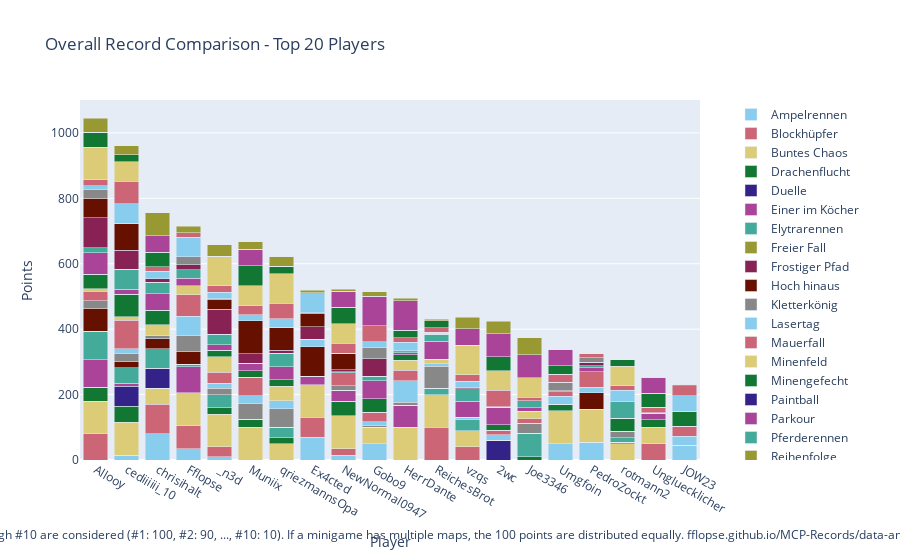

The notebook cell this image was saved under:
### Code cell
import plotly.graph_objects as go

# Sum all columns to get the total score
outDf['Total'] = outDf.sum(axis=1)

# Sort by total score and fill N/A values with 0
outDf = outDf.sort_values(by='Total', ascending=False).fillna(0)

# Crop to top 10 players
cropDf = outDf.head(20).copy()

# Drop the 'Total' column for plotting
cropDf = cropDf.drop(columns=['Total'])

# Create a color palette
color_palette = px.colors.qualitative.Safe

# Create the stacked bar plot
fig = go.Figure()

cropDf = remove_duplicate_columns(cropDf)

for column in cropDf.columns.difference(['Player']):
    fig.add_trace(go.Bar(
        x=cropDf.index,
        y=cropDf[column],
        name=column,
        marker_color=color_palette[len(fig.data) % len(color_palette)]
    ))

# Update layout
fig.update_layout(
    barmode='stack',
    title='Overall Record Comparison - Top 20 Players',
    xaxis=dict(title='Player'),
    yaxis=dict(title='Points'),
    #height=800,
    #width=1000,
    legend=dict(
        x=1.05,
        y=0.5,
        traceorder='normal',
        font=dict(size=12),
        bgcolor='rgba(255, 255, 255, 0)',
        bordercolor='rgba(0, 0, 0, 0)'
    ),
    margin=dict(r=200),  # Adjust right margin to make room for the legend
    annotations=[
        dict(
            x=0.5,
            y=-0.235,
            xref='paper',
            yref='paper',
            text='Max 100 points per minigame. Records #1 through #10 are considered (#1: 100, #2: 90, ..., #10: 10). If a minigame has multiple maps, the 100 points are distributed equally. fflopse.github.io/MCP-Records/data-analysis/global-ranking.ipynb',
            showarrow=False,
            font=dict(size=12),
            xanchor='center'
        )
    ]
)

fig.show()

# save the plot as an html file

fig.write_html('out/overall_record_comparison.html')

### Figure 1 — Plotly figure (JSON) as saved in the notebook; plotly's stock layout.template omitted (floating-point values rounded to 4 significant figures)
{"data": [{"marker": {"color": "rgb(136, 204, 238)"}, "name": "Ampelrennen", "type": "bar", "x": ["Allooy", "cediiiiii_10", "chrisihalt", "Fflopse", "_n3d", "Muniix", "qriezmannsOpa", "Ex4cted", "NewNormal0947", "Gobo9", "HerrDante", "ReichesBrot", "vzqs", "2wc", "Joe3346", "Umgfoin", "PedroZockt", "rotmann2", "Ungluecklicher", "JOW23"], "y": [0.0, 15.0, 80.0, 35.0, 10.0, 0.0, 0.0, 70.0, 15.0, 50.0, 0.0, 0.0, 0.0, 0.0, 0.0, 50.0, 55.0, 0.0, 0.0, 45.0]}, {"marker": {"color": "rgb(204, 102, 119)"}, "name": "Blockhüpfer", "type": "bar", "x": ["Allooy", "cediiiiii_10", "chrisihalt", "Fflopse", "_n3d", "Muniix", "qriezmannsOpa", "Ex4cted", "NewNormal0947", "Gobo9", "HerrDante", "ReichesBrot", "vzqs", "2wc", "Joe3346", "Umgfoin", "PedroZockt", "rotmann2", "Ungluecklicher", "JOW23"], "y": [80.0, 0.0, 90.0, 70.0, 30.0, 0.0, 0.0, 60.0, 20.0, 0.0, 0.0, 100.0, 40.0, 0.0, 0.0, 0.0, 0.0, 0.0, 50.0, 0.0]}, {"marker": {"color": "rgb(221, 204, 119)"}, "name": "Buntes Chaos", "type": "bar", "x": ["Allooy", "cediiiiii_10", "chrisihalt", "Fflopse", "_n3d", "Muniix", "qriezmannsOpa", "Ex4cted", "NewNormal0947", "Gobo9", "HerrDante", "ReichesBrot", "vzqs", "2wc", "Joe3346", "Umgfoin", "PedroZockt", "rotmann2", "Ungluecklicher", "JOW23"], "y": [100.0, 100.0, 50.0, 100.0, 100.0, 100.0, 50.0, 100.0, 100.0, 50.0, 100.0, 100.0, 50.0, 0.0, 0.0, 100.0, 100.0, 50.0, 50.0, 0.0]}, {"marker": {"color": "rgb(17, 119, 51)"}, "name": "Drachenflucht", "type": "bar", "x": ["Allooy", "cediiiiii_10", "chrisihalt", "Fflopse", "_n3d", "Muniix", "qriezmannsOpa", "Ex4cted", "NewNormal0947", "Gobo9", "HerrDante", "ReichesBrot", "vzqs", "2wc", "Joe3346", "Umgfoin", "PedroZockt", "rotmann2", "Ungluecklicher", "JOW23"], "y": [42.5, 50.0, 0.0, 0.0, 20.0, 25.0, 17.5, 0.0, 45.0, 0.0, 0.0, 0.0, 0.0, 0.0, 10.0, 20.0, 0.0, 5.0, 22.5, 0.0]}, {"marker": {"color": "rgb(51, 34, 136)"}, "name": "Duelle", "type": "bar", "x": ["Allooy", "cediiiiii_10", "chrisihalt", "Fflopse", "_n3d", "Muniix", "qriezmannsOpa", "Ex4cted", "NewNormal0947", "Gobo9", "HerrDante", "ReichesBrot", "vzqs", "2wc", "Joe3346", "Umgfoin", "PedroZockt", "rotmann2", "Ungluecklicher", "JOW23"], "y": [0.0, 60.0, 60.0, 0.0, 0.0, 0.0, 0.0, 0.0, 0.0, 0.0, 0.0, 0.0, 0.0, 60.0, 0.0, 0.0, 0.0, 0.0, 0.0, 0.0]}, {"marker": {"color": "rgb(170, 68, 153)"}, "name": "Einer im Köcher", "type": "bar", "x": ["Allooy", "cediiiiii_10", "chrisihalt", "Fflopse", "_n3d", "Muniix", "qriezmannsOpa", "Ex4cted", "NewNormal0947", "Gobo9", "HerrDante", "ReichesBrot", "vzqs", "2wc", "Joe3346", "Umgfoin", "PedroZockt", "rotmann2", "Ungluecklicher", "JOW23"], "y": [83.33, 10.0, 0.0, 80.0, 0.0, 0.0, 0.0, 26.67, 33.33, 0.0, 66.67, 0.0, 0.0, 0.0, 0.0, 0.0, 0.0, 0.0, 20.0, 0.0]}, {"marker": {"color": "rgb(68, 170, 153)"}, "name": "Elytrarennen", "type": "bar", "x": ["Allooy", "cediiiiii_10", "chrisihalt", "Fflopse", "_n3d", "Muniix", "qriezmannsOpa", "Ex4cted", "NewNormal0947", "Gobo9", "HerrDante", "ReichesBrot", "vzqs", "2wc", "Joe3346", "Umgfoin", "PedroZockt", "rotmann2", "Ungluecklicher", "JOW23"], "y": [87.5, 47.5, 60.0, 7.5, 40.0, 0.0, 32.5, 0.0, 0.0, 0.0, 0.0, 20.0, 32.5, 0.0, 72.5, 0.0, 0.0, 12.5, 0.0, 0.0]}, {"marker": {"color": "rgb(153, 153, 51)"}, "name": "Freier Fall", "type": "bar", "x": ["Allooy", "cediiiiii_10", "chrisihalt", "Fflopse", "_n3d", "Muniix", "qriezmannsOpa", "Ex4cted", "NewNormal0947", "Gobo9", "HerrDante", "ReichesBrot", "vzqs", "2wc", "Joe3346", "Umgfoin", "PedroZockt", "rotmann2", "Ungluecklicher", "JOW23"], "y": [0.0, 0.0, 0.0, 0.0, 0.0, 0.0, 0.0, 0.0, 0.0, 0.0, 0.0, 0.0, 0.0, 0.0, 0.0, 0.0, 0.0, 0.0, 0.0, 0.0]}, {"marker": {"color": "rgb(136, 34, 85)"}, "name": "Frostiger Pfad", "type": "bar", "x": ["Allooy", "cediiiiii_10", "chrisihalt", "Fflopse", "_n3d", "Muniix", "qriezmannsOpa", "Ex4cted", "NewNormal0947", "Gobo9", "HerrDante", "ReichesBrot", "vzqs", "2wc", "Joe3346", "Umgfoin", "PedroZockt", "rotmann2", "Ungluecklicher", "JOW23"], "y": [0.0, 0.0, 0.0, 0.0, 0.0, 0.0, 0.0, 0.0, 0.0, 0.0, 0.0, 0.0, 0.0, 0.0, 0.0, 0.0, 0.0, 0.0, 0.0, 0.0]}, {"marker": {"color": "rgb(102, 17, 0)"}, "name": "Hoch hinaus", "type": "bar", "x": ["Allooy", "cediiiiii_10", "chrisihalt", "Fflopse", "_n3d", "Muniix", "qriezmannsOpa", "Ex4cted", "NewNormal0947", "Gobo9", "HerrDante", "ReichesBrot", "vzqs", "2wc", "Joe3346", "Umgfoin", "PedroZockt", "rotmann2", "Ungluecklicher", "JOW23"], "y": [70.0, 20.0, 30.0, 40.0, 0.0, 0.0, 0.0, 90.0, 0.0, 0.0, 0.0, 0.0, 0.0, 0.0, 0.0, 0.0, 50.0, 0.0, 0.0, 0.0]}, {"marker": {"color": "rgb(136, 136, 136)"}, "name": "Kletterkönig", "type": "bar", "x": ["Allooy", "cediiiiii_10", "chrisihalt", "Fflopse", "_n3d", "Muniix", "qriezmannsOpa", "Ex4cted", "NewNormal0947", "Gobo9", "HerrDante", "ReichesBrot", "vzqs", "2wc", "Joe3346", "Umgfoin", "PedroZockt", "rotmann2", "Ungluecklicher", "JOW23"], "y": [23.33, 23.33, 10.0, 46.67, 20.0, 46.67, 56.67, 0.0, 13.33, 6.667, 10.0, 66.67, 0.0, 0.0, 30.0, 0.0, 0.0, 20.0, 0.0, 0.0]}, {"marker": {"color": "rgb(136, 204, 238)"}, "name": "Lasertag", "type": "bar", "x": ["Allooy", "cediiiiii_10", "chrisihalt", "Fflopse", "_n3d", "Muniix", "qriezmannsOpa", "Ex4cted", "NewNormal0947", "Gobo9", "HerrDante", "ReichesBrot", "vzqs", "2wc", "Joe3346", "Umgfoin", "PedroZockt", "rotmann2", "Ungluecklicher", "JOW23"], "y": [0.0, 15.0, 0.0, 60.0, 15.0, 25.0, 25.0, 22.5, 0.0, 10.0, 65.0, 7.5, 7.5, 17.5, 0.0, 25.0, 17.5, 0.0, 0.0, 27.5]}, {"marker": {"color": "rgb(204, 102, 119)"}, "name": "Mauerfall", "type": "bar", "x": ["Allooy", "cediiiiii_10", "chrisihalt", "Fflopse", "_n3d", "Muniix", "qriezmannsOpa", "Ex4cted", "NewNormal0947", "Gobo9", "HerrDante", "ReichesBrot", "vzqs", "2wc", "Joe3346", "Umgfoin", "PedroZockt", "rotmann2", "Ungluecklicher", "JOW23"], "y": [30.0, 86.67, 0.0, 66.67, 33.33, 56.67, 0.0, 0.0, 40.0, 30.0, 33.33, 0.0, 0.0, 13.33, 13.33, 13.33, 46.67, 0.0, 0.0, 30.0]}, {"marker": {"color": "rgb(221, 204, 119)"}, "name": "Minenfeld", "type": "bar", "x": ["Allooy", "cediiiiii_10", "chrisihalt", "Fflopse", "_n3d", "Muniix", "qriezmannsOpa", "Ex4cted", "NewNormal0947", "Gobo9", "HerrDante", "ReichesBrot", "vzqs", "2wc", "Joe3346", "Umgfoin", "PedroZockt", "rotmann2", "Ungluecklicher", "JOW23"], "y": [6.667, 10.0, 33.33, 26.67, 46.67, 0.0, 43.33, 0.0, 0.0, 0.0, 30.0, 13.33, 0.0, 0.0, 23.33, 0.0, 0.0, 0.0, 0.0, 0.0]}, {"marker": {"color": "rgb(17, 119, 51)"}, "name": "Minengefecht", "type": "bar", "x": ["Allooy", "cediiiiii_10", "chrisihalt", "Fflopse", "_n3d", "Muniix", "qriezmannsOpa", "Ex4cted", "NewNormal0947", "Gobo9", "HerrDante", "ReichesBrot", "vzqs", "2wc", "Joe3346", "Umgfoin", "PedroZockt", "rotmann2", "Ungluecklicher", "JOW23"], "y": [45.0, 70.0, 45.0, 0.0, 20.0, 20.0, 20.0, 0.0, 0.0, 40.0, 17.5, 0.0, 0.0, 17.5, 0.0, 0.0, 0.0, 40.0, 0.0, 45.0]}, {"marker": {"color": "rgb(51, 34, 136)"}, "name": "Paintball", "type": "bar", "x": ["Allooy", "cediiiiii_10", "chrisihalt", "Fflopse", "_n3d", "Muniix", "qriezmannsOpa", "Ex4cted", "NewNormal0947", "Gobo9", "HerrDante", "ReichesBrot", "vzqs", "2wc", "Joe3346", "Umgfoin", "PedroZockt", "rotmann2", "Ungluecklicher", "JOW23"], "y": [0.0, 0.0, 0.0, 0.0, 0.0, 0.0, 0.0, 0.0, 0.0, 0.0, 0.0, 0.0, 0.0, 0.0, 0.0, 0.0, 0.0, 0.0, 0.0, 0.0]}, {"marker": {"color": "rgb(170, 68, 153)"}, "name": "Parkour", "type": "bar", "x": ["Allooy", "cediiiiii_10", "chrisihalt", "Fflopse", "_n3d", "Muniix", "qriezmannsOpa", "Ex4cted", "NewNormal0947", "Gobo9", "HerrDante", "ReichesBrot", "vzqs", "2wc", "Joe3346", "Umgfoin", "PedroZockt", "rotmann2", "Ungluecklicher", "JOW23"], "y": [65.0, 15.0, 50.0, 22.5, 17.5, 22.5, 40.0, 0.0, 0.0, 55.0, 5.0, 55.0, 50.0, 52.5, 10.0, 0.0, 12.5, 0.0, 0.0, 0.0]}, {"marker": {"color": "rgb(68, 170, 153)"}, "name": "Pferderennen", "type": "bar", "x": ["Allooy", "cediiiiii_10", "chrisihalt", "Fflopse", "_n3d", "Muniix", "qriezmannsOpa", "Ex4cted", "NewNormal0947", "Gobo9", "HerrDante", "ReichesBrot", "vzqs", "2wc", "Joe3346", "Umgfoin", "PedroZockt", "rotmann2", "Ungluecklicher", "JOW23"], "y": [15.0, 60.0, 35.0, 26.67, 31.67, 0.0, 41.67, 0.0, 3.333, 15.0, 3.333, 21.67, 38.33, 0.0, 21.67, 3.333, 6.667, 50.0, 0.0, 0.0]}, {"marker": {"color": "rgb(153, 153, 51)"}, "name": "Reihenfolge", "type": "bar", "x": ["Allooy", "cediiiiii_10", "chrisihalt", "Fflopse", "_n3d", "Muniix", "qriezmannsOpa", "Ex4cted", "NewNormal0947", "Gobo9", "HerrDante", "ReichesBrot", "vzqs", "2wc", "Joe3346", "Umgfoin", "PedroZockt", "rotmann2", "Ungluecklicher", "JOW23"], "y": [0.0, 0.0, 0.0, 0.0, 0.0, 0.0, 0.0, 0.0, 0.0, 0.0, 0.0, 0.0, 0.0, 0.0, 0.0, 0.0, 0.0, 0.0, 0.0, 0.0]}, {"marker": {"color": "rgb(136, 34, 85)"}, "name": "Replika", "type": "bar", "x": ["Allooy", "cediiiiii_10", "chrisihalt", "Fflopse", "_n3d", "Muniix", "qriezmannsOpa", "Ex4cted", "NewNormal0947", "Gobo9", "HerrDante", "ReichesBrot", "vzqs", "2wc", "Joe3346", "Umgfoin", "PedroZockt", "rotmann2", "Ungluecklicher", "JOW23"], "y": [92.12, 59.58, 11.53, 14.92, 77.03, 29.66, 8.983, 38.73, 6.695, 53.56, 2.881, 2.966, 1.949, 2.542, 0.4237, 0.0, 10.93, 1.017, 0.1695, 0.5085]}, {"marker": {"color": "rgb(102, 17, 0)"}, "name": "Runterpurzeln", "type": "bar", "x": ["Allooy", "cediiiiii_10", "chrisihalt", "Fflopse", "_n3d", "Muniix", "qriezmannsOpa", "Ex4cted", "NewNormal0947", "Gobo9", "HerrDante", "ReichesBrot", "vzqs", "2wc", "Joe3346", "Umgfoin", "PedroZockt", "rotmann2", "Ungluecklicher", "JOW23"], "y": [60.0, 80.0, 0.0, 0.0, 30.0, 100.0, 70.0, 40.0, 50.0, 0.0, 0.0, 0.0, 0.0, 0.0, 0.0, 0.0, 0.0, 0.0, 0.0, 0.0]}, {"marker": {"color": "rgb(136, 136, 136)"}, "name": "Sammelwahn", "type": "bar", "x": ["Allooy", "cediiiiii_10", "chrisihalt", "Fflopse", "_n3d", "Muniix", "qriezmannsOpa", "Ex4cted", "NewNormal0947", "Gobo9", "HerrDante", "ReichesBrot", "vzqs", "2wc", "Joe3346", "Umgfoin", "PedroZockt", "rotmann2", "Ungluecklicher", "JOW23"], "y": [27.86, 2.143, 0.0, 25.0, 1.667, 0.7143, 0.7143, 2.381, 0.0, 33.33, 0.7143, 3.333, 0.7143, 0.0, 0.0, 26.19, 13.33, 0.0, 1.667, 1.667]}, {"marker": {"color": "rgb(136, 204, 238)"}, "name": "Schießstand", "type": "bar", "x": ["Allooy", "cediiiiii_10", "chrisihalt", "Fflopse", "_n3d", "Muniix", "qriezmannsOpa", "Ex4cted", "NewNormal0947", "Gobo9", "HerrDante", "ReichesBrot", "vzqs", "2wc", "Joe3346", "Umgfoin", "PedroZockt", "rotmann2", "Ungluecklicher", "JOW23"], "y": [10.0, 60.0, 22.5, 60.0, 20.0, 17.5, 25.0, 57.5, 0.0, 17.5, 25.0, 0.0, 20.0, 0.0, 0.0, 0.0, 0.0, 35.0, 0.0, 47.5]}, {"marker": {"color": "rgb(204, 102, 119)"}, "name": "Skywars", "type": "bar", "x": ["Allooy", "cediiiiii_10", "chrisihalt", "Fflopse", "_n3d", "Muniix", "qriezmannsOpa", "Ex4cted", "NewNormal0947", "Gobo9", "HerrDante", "ReichesBrot", "vzqs", "2wc", "Joe3346", "Umgfoin", "PedroZockt", "rotmann2", "Ungluecklicher", "JOW23"], "y": [18.33, 68.33, 13.33, 13.33, 20.0, 28.33, 48.33, 3.333, 30.0, 50.0, 15.0, 13.33, 20.0, 50.0, 10.0, 25.0, 13.33, 13.33, 16.67, 30.0]}, {"marker": {"color": "rgb(221, 204, 119)"}, "name": "Spleef", "type": "bar", "x": ["Allooy", "cediiiiii_10", "chrisihalt", "Fflopse", "_n3d", "Muniix", "qriezmannsOpa", "Ex4cted", "NewNormal0947", "Gobo9", "HerrDante", "ReichesBrot", "vzqs", "2wc", "Joe3346", "Umgfoin", "PedroZockt", "rotmann2", "Ungluecklicher", "JOW23"], "y": [100.0, 60.0, 0.0, 0.0, 90.0, 60.0, 90.0, 0.0, 60.0, 0.0, 0.0, 0.0, 90.0, 60.0, 60.0, 0.0, 0.0, 60.0, 0.0, 0.0]}, {"marker": {"color": "rgb(17, 119, 51)"}, "name": "Survivalgames", "type": "bar", "x": ["Allooy", "cediiiiii_10", "chrisihalt", "Fflopse", "_n3d", "Muniix", "qriezmannsOpa", "Ex4cted", "NewNormal0947", "Gobo9", "HerrDante", "ReichesBrot", "vzqs", "2wc", "Joe3346", "Umgfoin", "PedroZockt", "rotmann2", "Ungluecklicher", "JOW23"], "y": [45.0, 20.0, 45.0, 0.0, 0.0, 62.5, 22.5, 0.0, 50.0, 0.0, 22.5, 22.5, 0.0, 42.5, 0.0, 25.0, 0.0, 20.0, 42.5, 5.0]}, {"marker": {"color": "rgb(51, 34, 136)"}, "name": "Todeswürfel", "type": "bar", "x": ["Allooy", "cediiiiii_10", "chrisihalt", "Fflopse", "_n3d", "Muniix", "qriezmannsOpa", "Ex4cted", "NewNormal0947", "Gobo9", "HerrDante", "ReichesBrot", "vzqs", "2wc", "Joe3346", "Umgfoin", "PedroZockt", "rotmann2", "Ungluecklicher", "JOW23"], "y": [0.0, 0.0, 0.0, 0.0, 0.0, 0.0, 0.0, 0.0, 0.0, 0.0, 0.0, 0.0, 0.0, 0.0, 0.0, 0.0, 0.0, 0.0, 0.0, 0.0]}, {"marker": {"color": "rgb(170, 68, 153)"}, "name": "Turmroulette", "type": "bar", "x": ["Allooy", "cediiiiii_10", "chrisihalt", "Fflopse", "_n3d", "Muniix", "qriezmannsOpa", "Ex4cted", "NewNormal0947", "Gobo9", "HerrDante", "ReichesBrot", "vzqs", "2wc", "Joe3346", "Umgfoin", "PedroZockt", "rotmann2", "Ungluecklicher", "JOW23"], "y": [0.0, 0.0, 50.0, 0.0, 0.0, 50.0, 0.0, 0.0, 50.0, 90.0, 90.0, 0.0, 50.0, 70.0, 70.0, 50.0, 0.0, 0.0, 50.0, 0.0]}, {"marker": {"color": "rgb(68, 170, 153)"}, "name": "Waffenfolge", "type": "bar", "x": ["Allooy", "cediiiiii_10", "chrisihalt", "Fflopse", "_n3d", "Muniix", "qriezmannsOpa", "Ex4cted", "NewNormal0947", "Gobo9", "HerrDante", "ReichesBrot", "vzqs", "2wc", "Joe3346", "Umgfoin", "PedroZockt", "rotmann2", "Ungluecklicher", "JOW23"], "y": [0.0, 0.0, 0.0, 0.0, 0.0, 0.0, 0.0, 0.0, 0.0, 0.0, 0.0, 0.0, 0.0, 0.0, 0.0, 0.0, 0.0, 0.0, 0.0, 0.0]}, {"marker": {"color": "rgb(153, 153, 51)"}, "name": "Wettrennen", "type": "bar", "x": ["Allooy", "cediiiiii_10", "chrisihalt", "Fflopse", "_n3d", "Muniix", "qriezmannsOpa", "Ex4cted", "NewNormal0947", "Gobo9", "HerrDante", "ReichesBrot", "vzqs", "2wc", "Joe3346", "Umgfoin", "PedroZockt", "rotmann2", "Ungluecklicher", "JOW23"], "y": [44.0, 28.0, 70.0, 20.0, 36.0, 22.0, 30.0, 8.0, 6.0, 14.0, 8.0, 4.0, 36.0, 38.0, 52.0, 0.0, 0.0, 0.0, 0.0, 0.0]}], "layout": {"annotations": [{"font": {"size": 12}, "showarrow": false, "text": "Max 100 points per minigame. Records #1 through #10 are considered (#1: 100, #2: 90, ..., #10: 10). If a minigame has multiple maps, the 100 points are distributed equally. fflopse.github.io/MCP-Records/data-analysis/global-ranking.ipynb", "x": 0.5, "xanchor": "center", "xref": "paper", "y": -0.235, "yref": "paper"}], "barmode": "stack", "legend": {"bgcolor": "rgba(255, 255, 255, 0)", "bordercolor": "rgba(0, 0, 0, 0)", "font": {"size": 12}, "traceorder": "normal", "x": 1.05, "y": 0.5}, "margin": {"r": 200}, "title": {"text": "Overall Record Comparison - Top 20 Players"}, "xaxis": {"title": {"text": "Player"}}, "yaxis": {"title": {"text": "Points"}}}}
